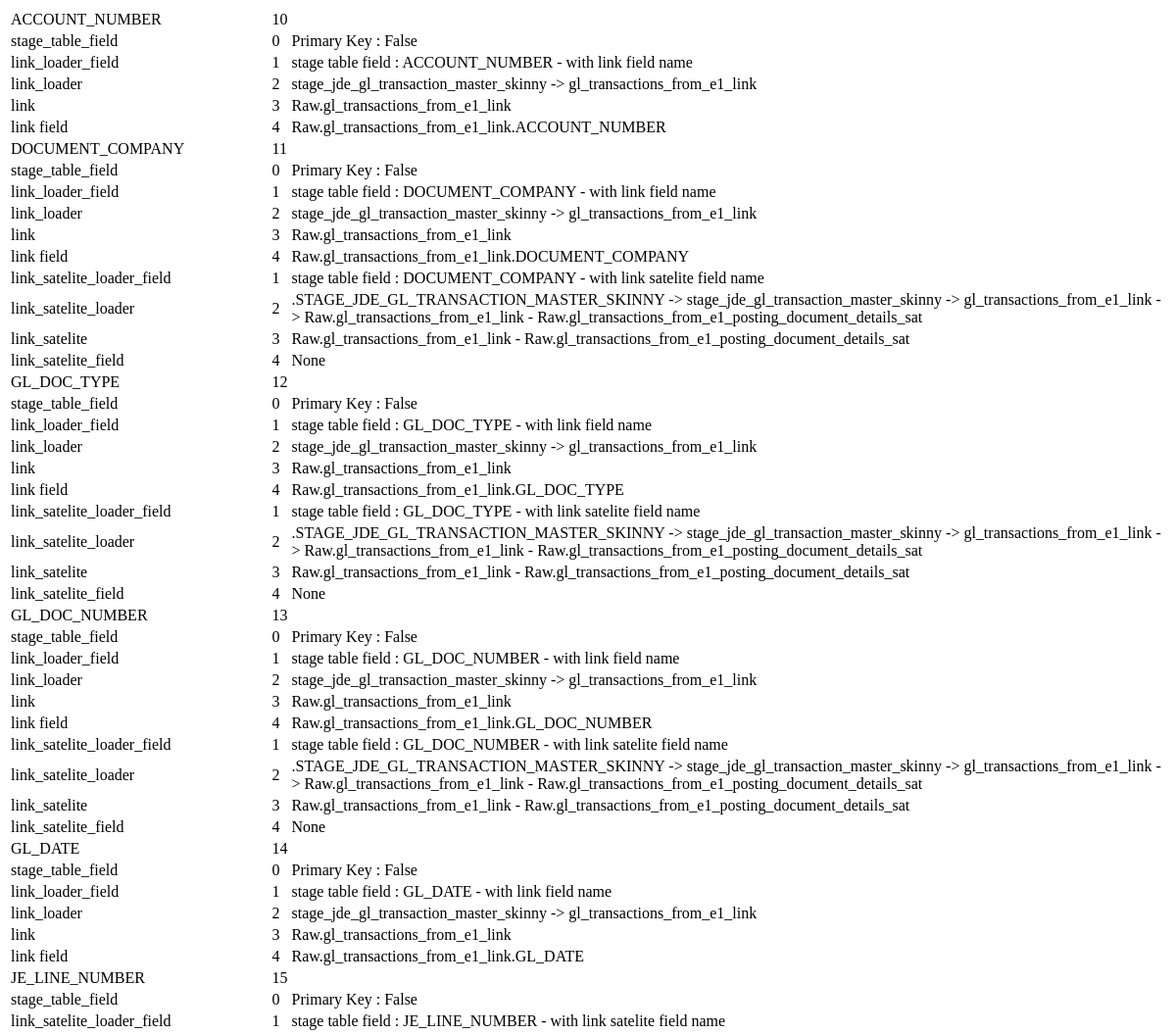
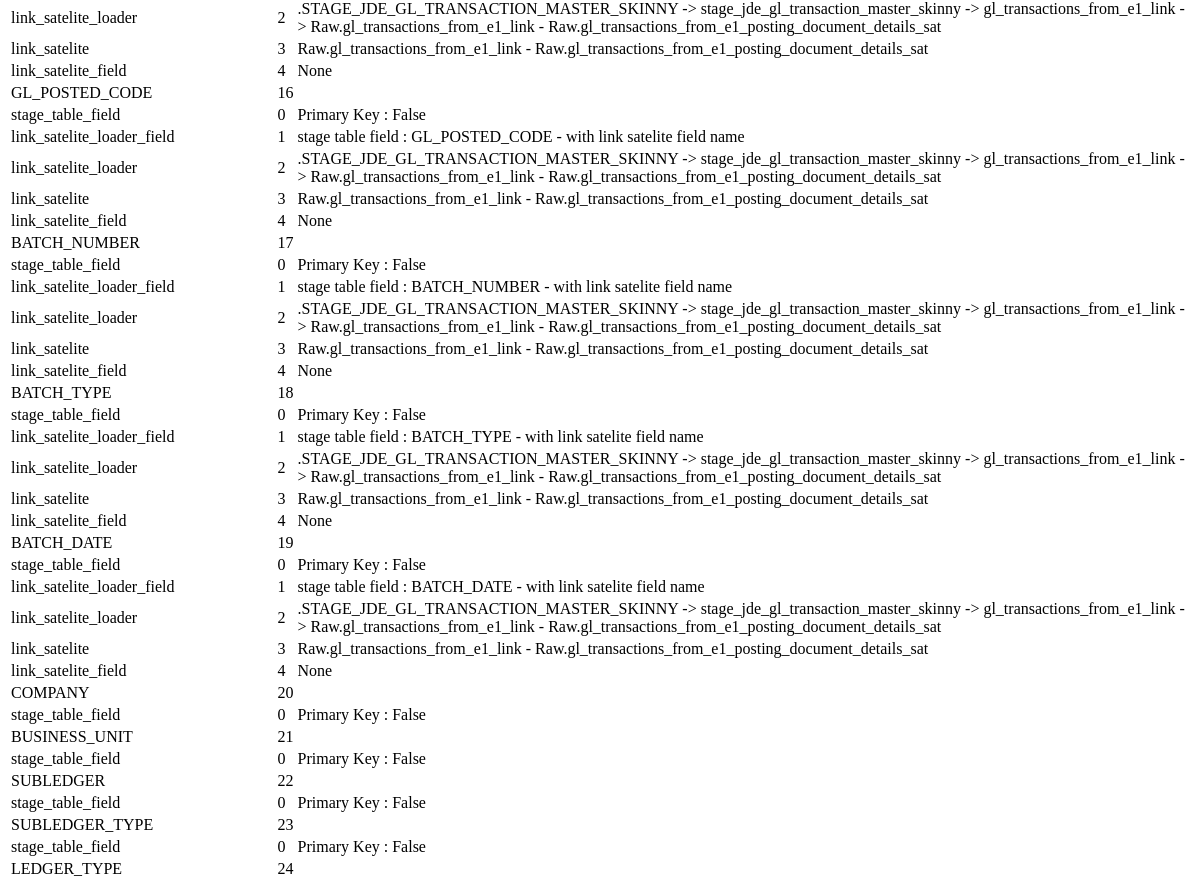
The app's page /dventities/stage_table_fields/5 (upper part), older data (2 pictures, top to bottom).
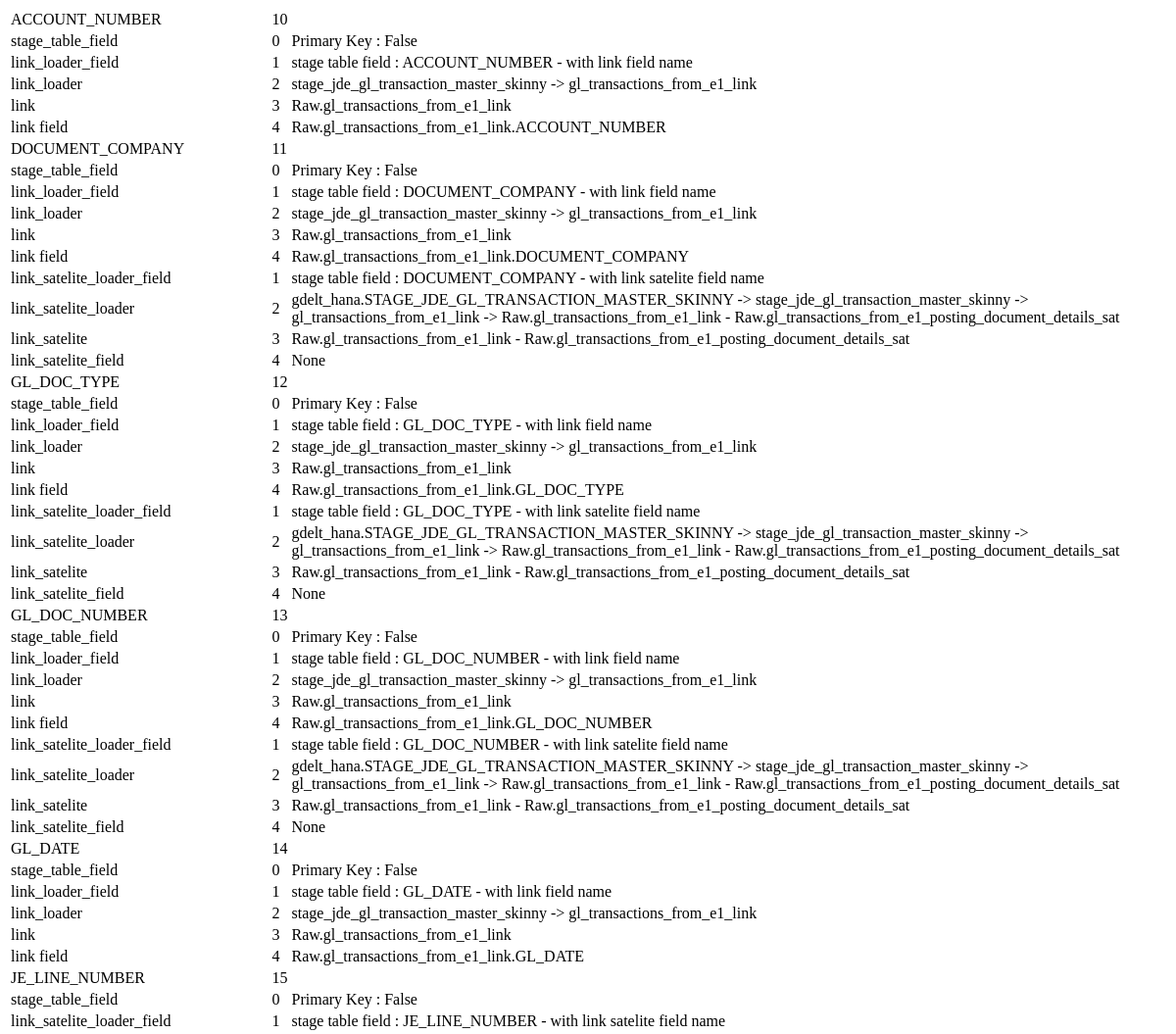
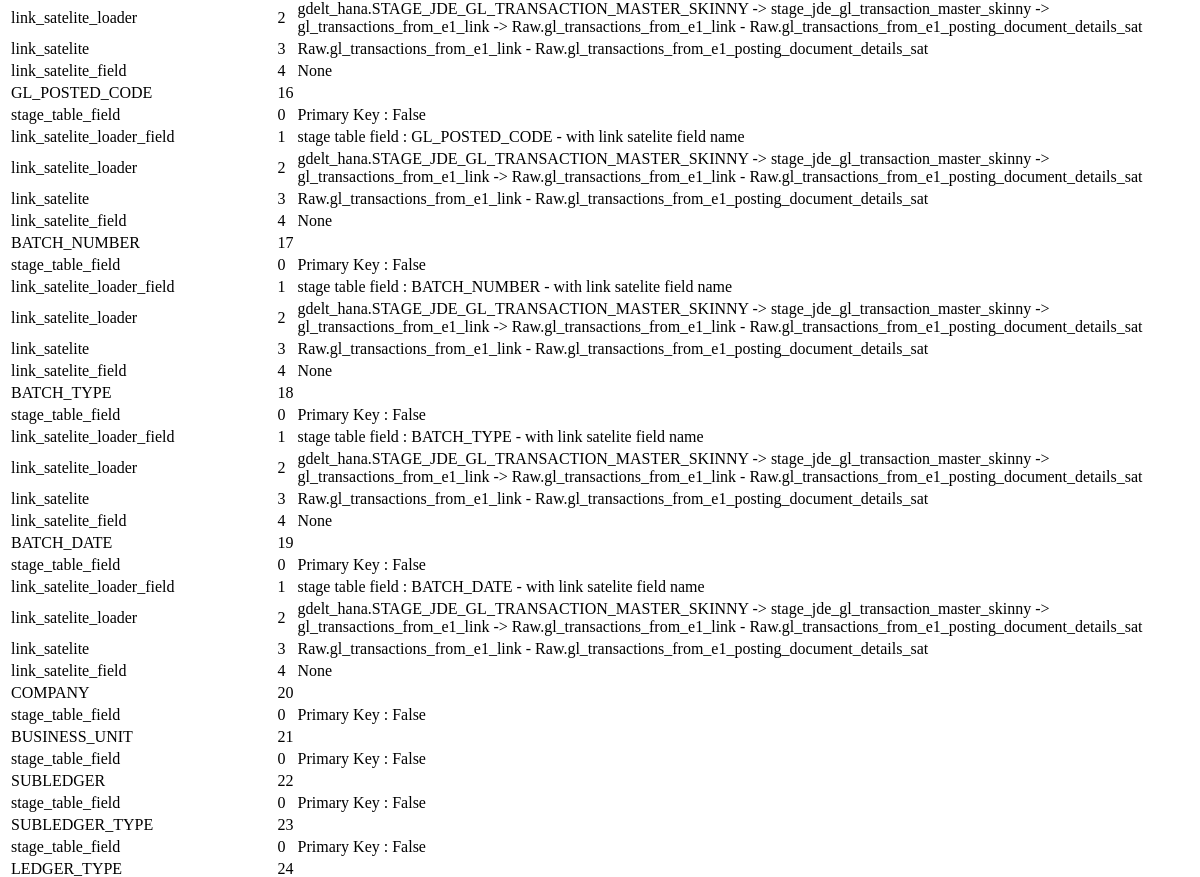
The same page, newer data (2 pictures, top to bottom).
### dventities/models.py (models this page shows, shortened)
class LinkSateliteLoader(models.Model):
    stage_table = models.ForeignKey(StageTable,
                                    on_delete=models.CASCADE)
    link_loader = models.ForeignKey(LinkLoader, on_delete=models.CASCADE)
    link_satelite = models.ForeignKey(LinkSatelite, on_delete=models.CASCADE)
    comment = models.CharField(max_length=200, blank=True)
    def __str__(self):
        ret = '{} -> \n {} -> \n {}'.format(
            self.stage_table if self.stage_table_id is not None else '',
            self.link_loader if self.link_loader_id is not None else '',
            self.link_satelite if self.link_satelite_id is not None else ''
        )
        return ret

class RootEntity(DVEntity):
    root_name = models.CharField(max_length=200, blank=True)
    class Meta():
        abstract = True

class StageTable(RootEntity):
    def __str__(self):
        return "{}.{}".format(self.schema, self.name)

class LinkLoader(models.Model):
    stage_table = models.ForeignKey(StageTable, on_delete=models.CASCADE)
    link = models.ForeignKey(Link, on_delete=models.CASCADE)
    comment = models.CharField(max_length=200, blank=True)
    hub_loaders = models.ManyToManyField(
        HubLoader,
        through='LinkLoaderToHubLoader',
        through_fields=( 'link_loader', 'hub_loader'),
    )
    def __str__(self):
        if hasattr(self, 'link') and self.link is not None:
            link_name = self.link.table_name
        else:
            link_name = ''
        if hasattr(self, 'stage_table') and self.stage_table is not None:
            st_name = self.stage_table.table_name
        else:
            st_name = ''
        return '{} -> {}'.format(st_name, link_name)

class Link(RootEntity):
    create_diff_key = models.BooleanField(
        blank=True,
        null=True,
        default=False,
        help_text = '''If True, this link will contain a difference field to look for situations where
                       this link should be end dated, or reversed
                                                                 ''' )
    def __str__(self):
        ret = '{}.{}'.format( self.schema, self.table_name)
        return ret

class Satelite(DVEntity):
    source = models.CharField(max_length=200, blank=True)
    rate_of_change = models.CharField(max_length=200, blank=True)
    create_diff_key = models.BooleanField(
        blank=True,
        null=True,
        default=True,
        help_text = '''If Yes, this satelite will contain a difference field to look for situations where
                       this satelite should be replaced with a more recent record ''' )
    class Meta():
        abstract = True

class LinkSatelite(Satelite):
    link = models.ForeignKey(Link, on_delete=models.CASCADE)
    def __str__(self):
        ret = '{} - {}.{}'.format( self.link if self.link_id is not None else '',
                                   self.schema, self.table_name  )
        return ret

### dventities/views/views.py (the view)
# urls.py: path('stage_table_fields/<int:stage_table_id>', views.StageTableFieldList.as_view(), name='stage_table_field_list' ),
class StageTableFieldList(ListView):
    model = StageTableField
    template_name = 'dventities/stage_table_field_list.html'
    def get(self, request, stage_table_id , *args, **kwargs):
        st = StageTable.objects.get(pk=stage_table_id)
        stage_table_fields = st.stagetablefield_set.all()
        return render(request,  self.template_name, { 'stage_table_fields' : stage_table_fields } )

### dventities/models.py (called while the page is built, shortened)
    def __str__(self):
        ret = '{}.{}'.format( self.link if self.link_id is not None else '',
                              self.column_name)
        return ret

    def get_corresponding_link_field(self):
        link_field = None
        for f in self.link_loader.link.linkfield_set.all():
            if self.link_field_name == '':
                if f.field_name == self.stage_table_field.field_name:
                    link_field = f
                    break
            else:
                if self.link_field_name == f.field_name:
                    link_field = f
        return link_field

    def __str__(self):
        return "stage table field : {} - with link field name {} ".format(self.stage_table_field.field_name, self.link_field_name)

    def get_corresponding_link_satelite_field(self):
        link_satelite_field = None
        return link_satelite_field

    def __str__(self):
        return "stage table field : {} - with link satelite field name {} ".format(self.stage_table_field.field_name, self.link_satelite_field_name)

### dventities/templates/dventities/stage_table_field_list.html
<html>
  <table>
  {% for stage_table_field in stage_table_fields %}
  <tr> <td> {{stage_table_field.field_name}} </td> <td> {{stage_table_field.id}} </td> </tr>
      {%  for sum in stage_table_field.get_usage_summary %}
      <tr>
        <td>{{ sum.0 }} </td>
        <td>{{ sum.1 }} </td>
        <td>{{ sum.2 }} </td>
      </tr>
      {% endfor %}
  {% endfor %}
  </table>
</html>

Row changes from the older to the newer data that the page shows:
changed through a linked row, LinkSateliteLoader: stage_table+link_loader+link_satelite ".STAGE_JDE_GL_TRANSACTION_MASTER_SKINNY -> stage_jde_gl_transaction_master_skinny -> gl_transactions_from_e1_link…" → "gdelt_hana.STAGE_JDE_GL_TRANSACTION_MASTER_SKINNY -> stage_jde_gl_transaction_master_skinny -> gl_transactions_from_e1_link…"
